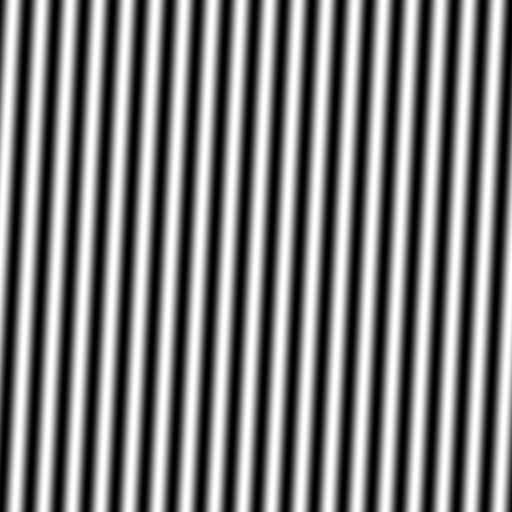
%> input picture aaaa.png, 512 x 512 px
$ octave sim_paper2.m   (GNU Octave 9; MATLAB toolbox functions it lacks are replaced by stand-ins)
%> lines starting %> are read from the running program, lines starting %| are printed output that depends on the picture
### PsfOtf.m
function [yy0,OTF2dc] = PsfOtf(w,scale)

% AIM: To generate PSF and OTF using Bessel function
% INPUT VARIABLES
%   w: image size
%   scale: a parameter used to adjust PSF/OTF width
% OUTPUT VRAIBLES
%   yyo: system PSF
%   OTF2dc: system OTF

clear all;
close all;
w=512;
x = linspace(0,w-1,w);
y = linspace(0,w-1,w);
[X,Y] = meshgrid(x,y);

% Generation of the PSF with Besselj.
 scale = 0.63*20/75.23;
R=sqrt(min(X,abs(X-w)).^2+min(Y,abs(Y-w)).^2);
yy=abs(2*besselj(1,scale*R+eps,1)./(scale*R+eps)).^2; %0.5 is introduced to make PSF wider
yy0 = fftshift(yy);
 figure;
 mesh(X,Y,yy0)
 figure;
 imshow(yy0,[])
axis square

%Generate 2D OTF.
OTF2d=fft2(yy);
OTF2dmax = max(max(abs(OTF2d)));
OTF2d = OTF2d./OTF2dmax;
OTF2dc = abs(fftshift(OTF2d));
 figure;
mesh(abs(OTF2dc))
 title('OTF of the system')
 figure;
 imshow(OTF2dc,[])
axis square
imwrite(im2uint8(mat2gray(abs(OTF2dc))),['Ootf25.tif'],'tiff');

### sim_paper2.m
clear all;
close all;
a= zeros(512,512);
  a(:,:)=0.6;
  aaaa= imread('aaaa.png');
%> aaaa is the input picture: size 512x512 uint16; min 0, max 65535, mean 32764.7
    aaaa= im2double(aaaa);
%> aaaa: size 512x512 double
   figure;
    imshow(aaaa,[]);
     figure;
    imshow(a,[]);

      w = 512;
scale = 0.23; % used to adjust PSF/OTF width
[PSFo,OTFo] = PsfOtf(w,scale);
%> in PsfOtf, `mesh(X,Y,yy0)`:
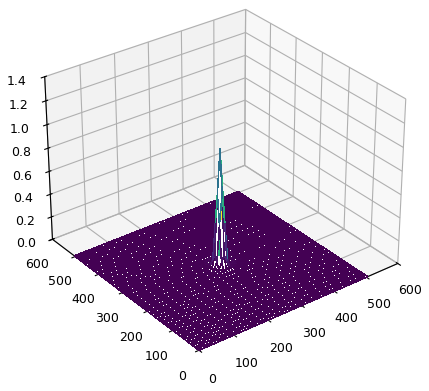
%> figure redrawn from the program's plot data
%> in PsfOtf, `title('OTF of the system')`:
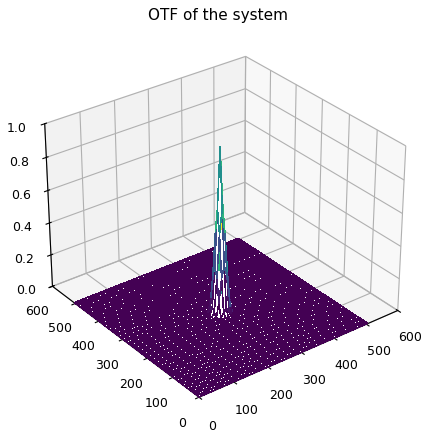
%> figure redrawn from the program's plot data

s1a = aaaa.*a; % superposed signal (0 phase)
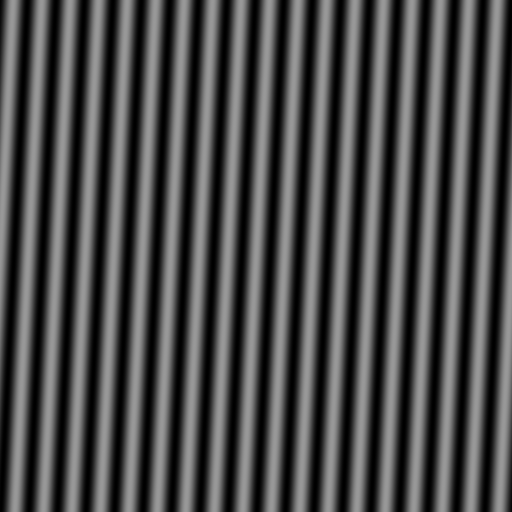
%> s1a: size 512x512 double; min 0, max 0.6, mean 0.3
 figure;
    imshow(s1a,[])
S1aT = ifft2( fft2(s1a).*fftshift(OTFo) );
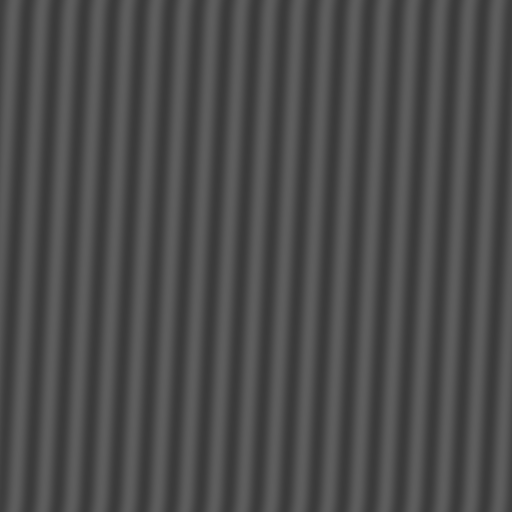
%> S1aT: size 512x512 double; min 0.231, max 0.369, mean 0.3

   NoiseLevel = 15; % in percentage

    aNoise = NoiseLevel/100; % corresponds to 15% noise
nS1aT = random('norm', 0, aNoise*std2(S1aT), w , w);
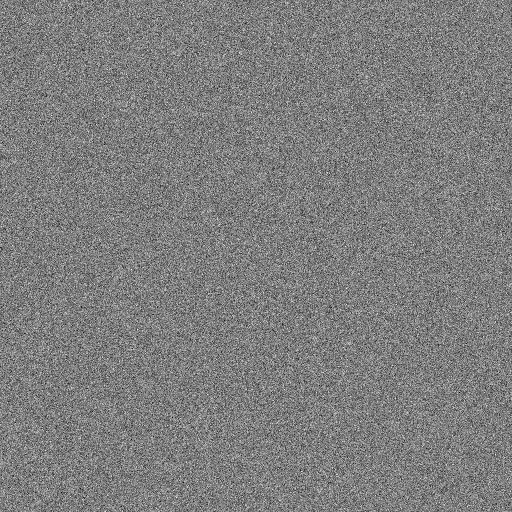
%> nS1aT: size 512x512 double; min -0.0316, max 0.0322, mean -1.37e-05; drawn with min black and max white
NoiseFrac = 1; %may be set to 0 to avoid noise addition
S1aTnoisy = S1aT + NoiseFrac*nS1aT;


 figure;
    imshow(S1aTnoisy,[])

    imshow(S1aTnoisy,[])
        imwrite(im2uint16(mat2gray(S1aTnoisy)),['SIM2.png'],'png');
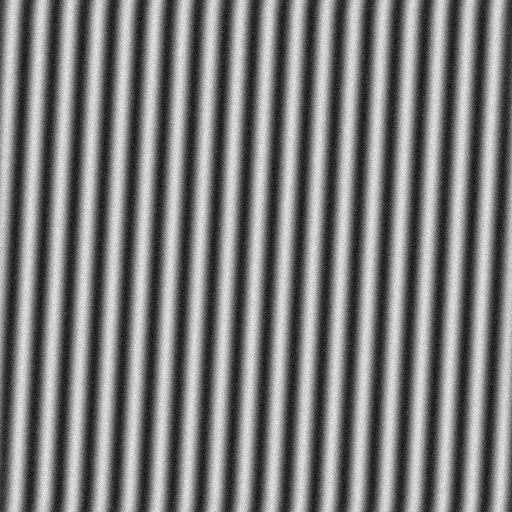
%> saved as SIM2.png: size 512x512 uint16; min 0, max 65535, mean 32316.2; drawn with min black and max white

%> (the run ends here)

$ run again, with aaa.png copied over aaaa.png
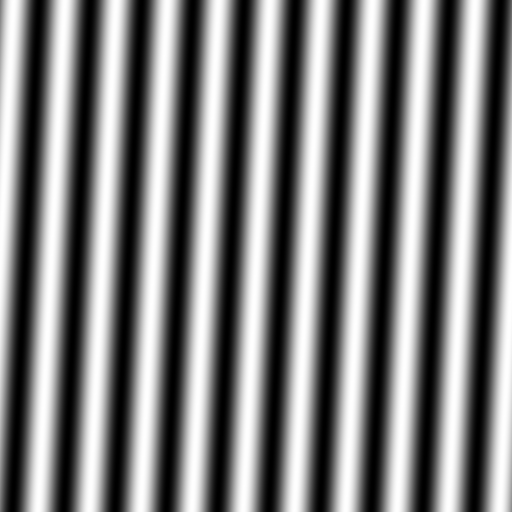
%> input picture aaa.png, 512 x 512 px
%> aaaa is the input picture: size 512x512 uint16; min 0, max 65535, mean 32740.3
%> aaaa: size 512x512 double
%> `S1aT = ifft2( fft2(s1a).*fftshift(OTFo) );`:
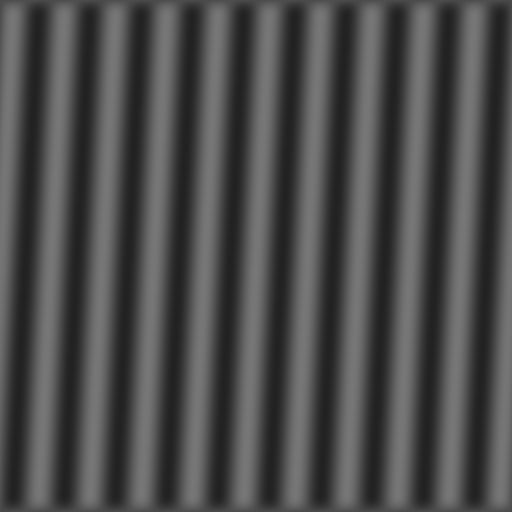
%> S1aT: size 512x512 double; min 0.134, max 0.466, mean 0.3
%> `imwrite(im2uint16(mat2gray(S1aTnoisy)),['SIM2.png'],'png');`:
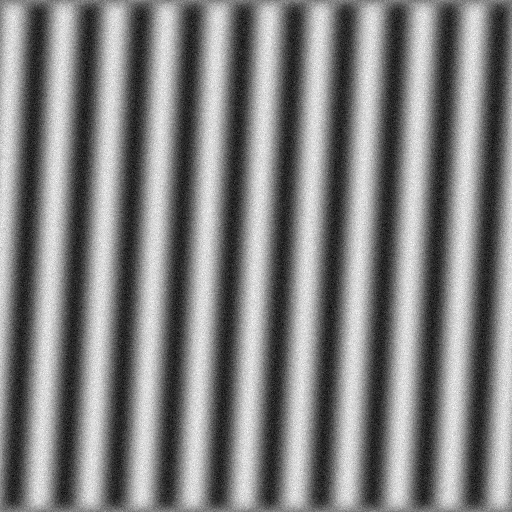
%> saved as SIM2.png: size 512x512 uint16; min 0, max 65535, mean 33211.4; drawn with min black and max white
